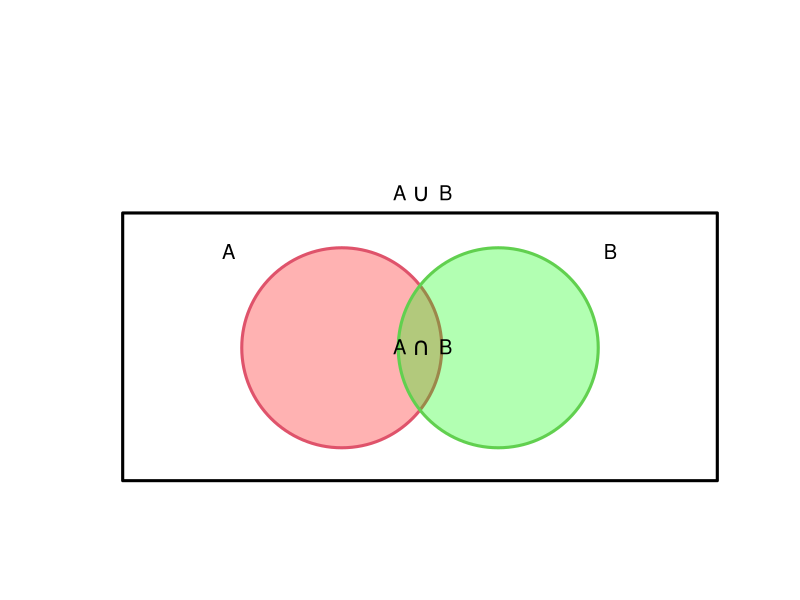
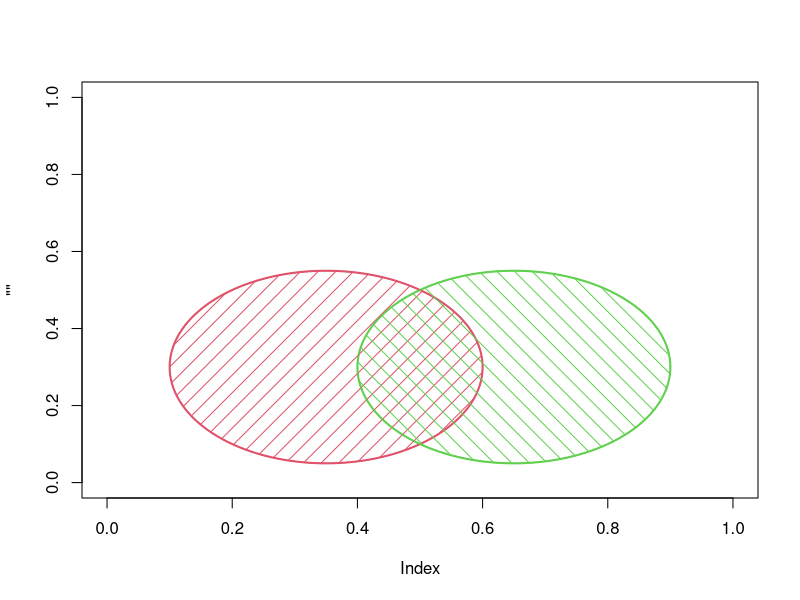
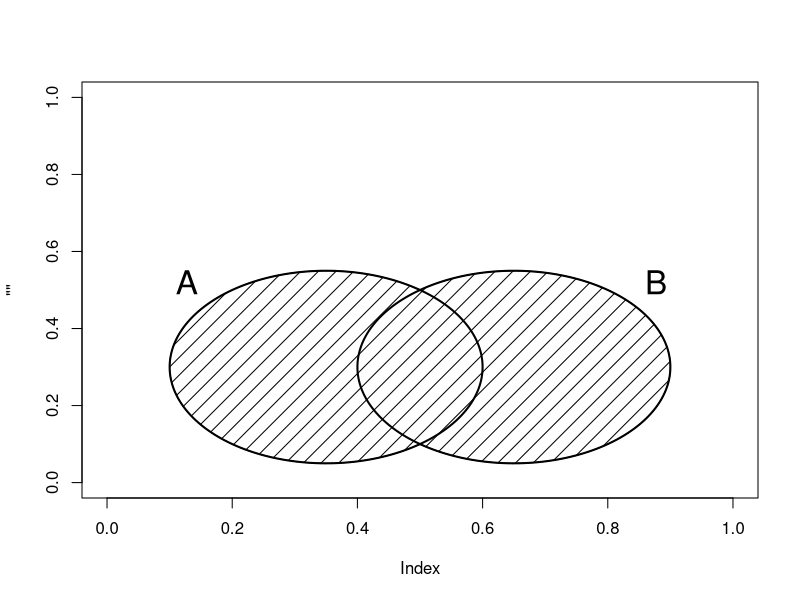
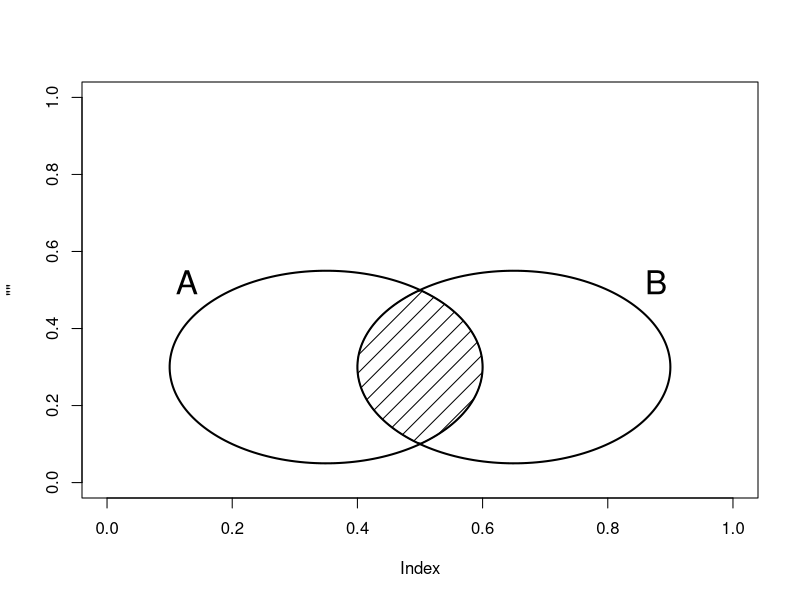
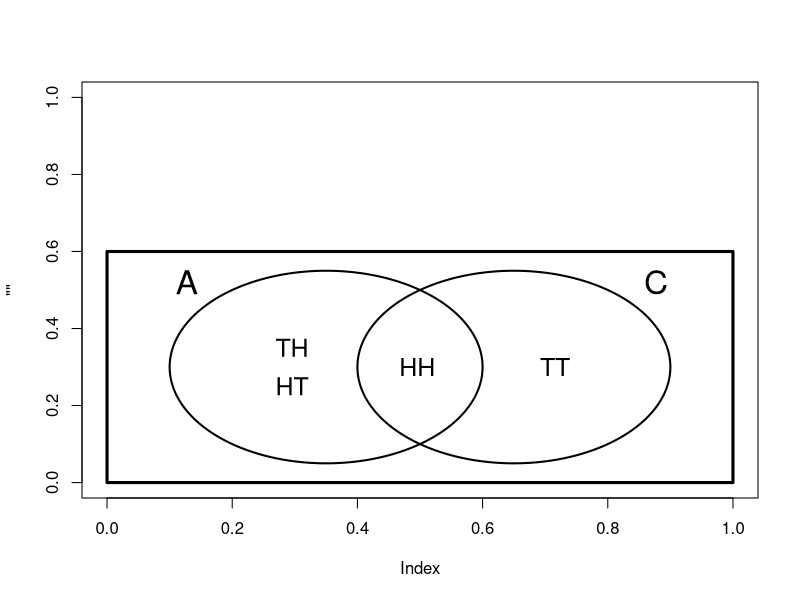
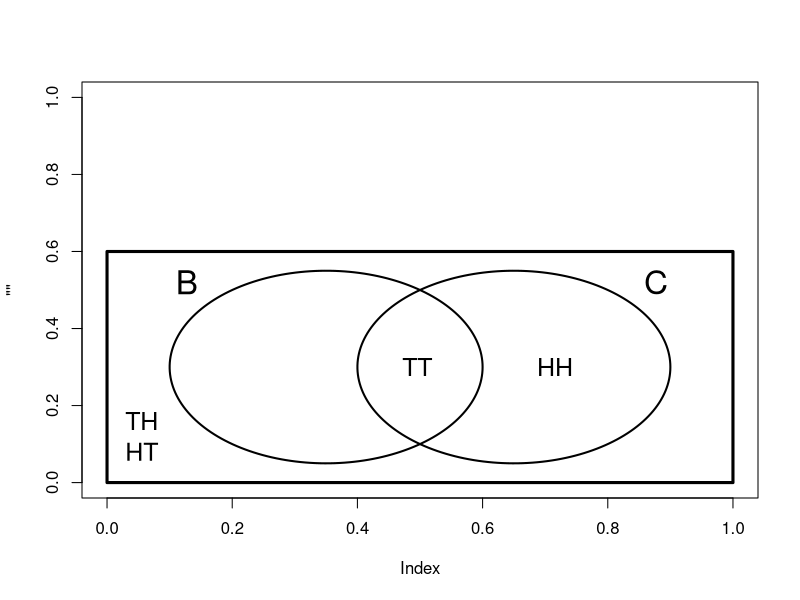
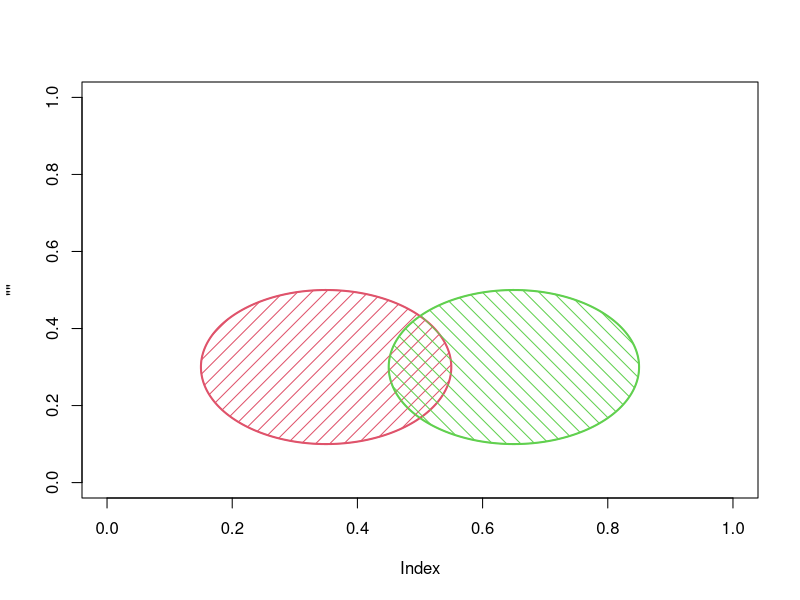
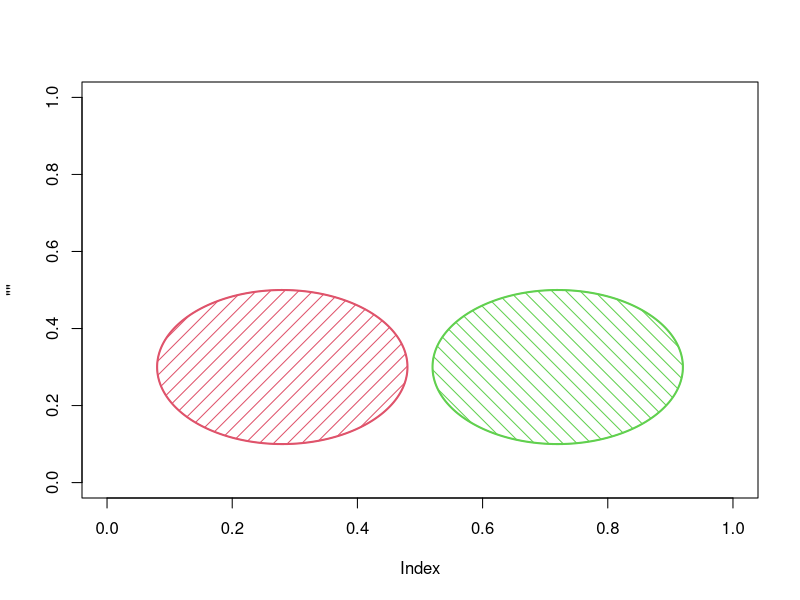

Write R code to recreate these figures, in order.

coin <- c("H","T")
die <- c(1,2,3,4,5,6)

expand.grid(coin,coin)

expand.grid(coin,coin,coin)

expand.grid(coin,coin,coin,coin)

expand.grid(coin,die)

expand.grid(die,die)






######################################


cols <- c(rgb(1, 0, 0, alpha=0.3), rgb(0, 1, 0, alpha=0.3))


symbols(x=c(0.75,1.25),y=c(0.7,0.7), circles=c(0.5,0.5),xlim=c(0,2),ylim=c(0,2),
fg=2:3, bg=cols, lwd=3, axes=F ,xlab="",ylab="")

rect(0.05, 0.01, 1.95, 1.4, lwd=3)



# text(0.26,1.25,labels=~(A*" "*union()*" "*B)^c,cex=1.2)

#lines(c(0.65,1),c(1.05,1.65), lwd=3,lty=2)
#lines(c(1.35,1),c(1.05,1.65), lwd=3,lty=2)
#lines(c(1,1),c(1.05,1.65), lwd=3,lty=2)


text(1,0.7,labels=~A*" "*intersect()*" "*B,cex=1.2)
#text(1,1.72,labels=~A*" "*union()*" "*B,cex=1.2)

text(1,1.5,labels=~A*" "*union()*" "*B,cex=1.2)
text(0.38,1.2,labels=~A,cex=1.2)
text(1.6,1.2,labels=~B,cex=1.2)



#########################

circ <- function(a,b,r,len=100){
   theta <- seq(0,2*pi,len=len)
   cbind(x=r*cos(theta)+a, y=r*sin(theta)+b)
}

len <- 200

c1 <- circ(0.35,0.3,0.25,len)
c2 <- circ(0.65,0.3,0.25,len)

plot("",xlim=c(0,1),ylim=c(0,1))
lines(c1, col=2,lwd=2)
lines(c2, col=3,lwd=2)

polygon(c1,col=2, density=8)
polygon(c2,col=3, density=8, angle=-45)

plot("",xlim=c(0,1),ylim=c(0,1))
lines(c1, col=1,lwd=2)
lines(c2, col=1,lwd=2)
text(0.12,0.52,labels=~A,cex=2)
text(0.87,0.52,labels=~B,cex=2)

cunion <- rbind( c2[c2[,1]>=0.5 & c2[,2] >= 0.3, ],
c1[c1[,1]<=0.5 & c1[,2] >= 0.3, ],
c1[c1[,1]<0.5 & c1[,2] < 0.3, ],
c2[c2[,1]>0.5 & c2[,2] < 0.3, ] )

polygon(cunion,col=1, density=8)


plot("",xlim=c(0,1),ylim=c(0,1))
lines(c1, col=1,lwd=2)
lines(c2, col=1,lwd=2)
text(0.12,0.52,labels=~A,cex=2)
text(0.87,0.52,labels=~B,cex=2)


cint <- rbind( c1[c1[,1]>=0.5 & c1[,2] >= 0.3, ],
c2[c2[,1]<=0.5 & c2[,2] >= 0.3, ],
c2[c2[,1]<0.5 & c2[,2] < 0.3, ],
c1[c1[,1]>0.5 & c1[,2] < 0.3, ] )

polygon(cint,col=1, density=8)



plot("",xlim=c(0,1),ylim=c(0,1))
lines(c1, col=1,lwd=2)
lines(c2, col=1,lwd=2)
text(0.12,0.52,labels=~A,cex=2)
text(0.87,0.52,labels=~C,cex=2)

text(0.29,0.35,labels=~TH,cex=1.5)
text(0.29,0.25,labels=~HT,cex=1.5)

text(0.49,0.3,labels=~HH,cex=1.5)
text(0.71,0.3,labels=~TT,cex=1.5)

rect(0.00, 0.00, 1, 0.6, lwd=3)



plot("",xlim=c(0,1),ylim=c(0,1))
lines(c1, col=1,lwd=2)
lines(c2, col=1,lwd=2)
text(0.12,0.52,labels=~B,cex=2)
text(0.87,0.52,labels=~C,cex=2)

text(0.49,0.3,labels=~TT,cex=1.5)
text(0.71,0.3,labels=~HH,cex=1.5)
text(0.05,0.16,labels=~TH,cex=1.5)
text(0.05,0.08,labels=~HT,cex=1.5)

rect(0.00, 0.00, 1, 0.6, lwd=3)



c1 <- circ(0.35,0.3,0.2,len)
c2 <- circ(0.65,0.3,0.2,len)

plot("",xlim=c(0,1),ylim=c(0,1))
lines(c1, col=2,lwd=2)
lines(c2, col=3,lwd=2)

polygon(c1,col=2, density=10)
polygon(c2,col=3, density=10, angle=-45)


c1 <- circ(0.28,0.3,0.2,len)
c2 <- circ(0.72,0.3,0.2,len)

plot("",xlim=c(0,1),ylim=c(0,1))
lines(c1, col=2,lwd=2)
lines(c2, col=3,lwd=2)

polygon(c1,col=2, density=10)
polygon(c2,col=3, density=10, angle=-45)



c1 <- circ(0.36,0.3,0.2,len)
c2 <- circ(0.64,0.3,0.2,len)
c3 <- circ(0.5,0.5,0.2,len)

plot("",xlim=c(0,1),ylim=c(0,1))
lines(c1, col=2,lwd=2)
lines(c2, col=3,lwd=2)
lines(c3, col=4,lwd=2)

polygon(c1,col=2, density=10)
polygon(c2,col=3, density=10, angle=-45)
polygon(c3,col=4, density=10, angle=180)



####
